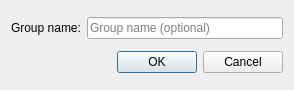
<?xml version="1.0" encoding="UTF-8"?>
<ui version="4.0">
 <class>DialogAttach</class>
 <widget class="QDialog" name="DialogAttach">
  <property name="geometry">
   <rect>
    <x>0</x>
    <y>0</y>
    <width>294</width>
    <height>90</height>
   </rect>
  </property>
  <property name="windowTitle">
   <string>Group</string>
  </property>
  <property name="windowIcon">
   <iconset resource="../../../vmisc/share/resources/icon.qrc">
    <normaloff>:/icon/64x64/icon64x64.png</normaloff>:/icon/64x64/icon64x64.png</iconset>
  </property>
  <layout class="QVBoxLayout" name="verticalLayout">
   <item>
    <layout class="QGridLayout" name="gridLayout">
     <item row="0" column="0">
      <widget class="QLabel" name="label">
       <property name="text">
        <string>Group name:</string>
       </property>
      </widget>
     </item>
     <item row="0" column="1">
      <widget class="QLineEdit" name="lineEditName">
       <property name="placeholderText">
        <string>Group name (optional)</string>
       </property>
      </widget>
     </item>
    </layout>
   </item>
   <item>
    <widget class="QDialogButtonBox" name="buttonBox">
     <property name="orientation">
      <enum>Qt::Horizontal</enum>
     </property>
     <property name="standardButtons">
      <set>QDialogButtonBox::Cancel|QDialogButtonBox::Ok</set>
     </property>
    </widget>
   </item>
  </layout>
 </widget>
 <resources>
  <include location="../../../vmisc/share/resources/icon.qrc"/>
 </resources>
 <connections>
  <connection>
   <sender>buttonBox</sender>
   <signal>accepted()</signal>
   <receiver>DialogAttach</receiver>
   <slot>accept()</slot>
   <hints>
    <hint type="sourcelabel">
     <x>248</x>
     <y>254</y>
    </hint>
    <hint type="destinationlabel">
     <x>157</x>
     <y>274</y>
    </hint>
   </hints>
  </connection>
  <connection>
   <sender>buttonBox</sender>
   <signal>rejected()</signal>
   <receiver>DialogAttach</receiver>
   <slot>reject()</slot>
   <hints>
    <hint type="sourcelabel">
     <x>316</x>
     <y>260</y>
    </hint>
    <hint type="destinationlabel">
     <x>286</x>
     <y>274</y>
    </hint>
   </hints>
  </connection>
 </connections>
</ui>
